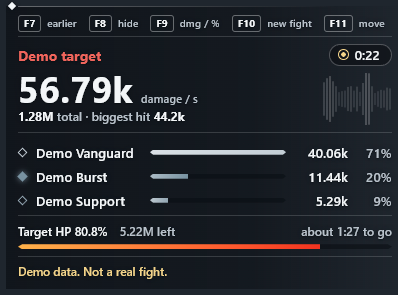
#> input picture docs/images/overlay.png, 398 x 295 px
$ python -i screenshots.py   (imports and definitions only)
#> lines starting #> are read from the running program, lines starting #| are printed output that depends on the picture
"""Take the README's pictures from the demo meter.

    .venv\\Scripts\\python tools\\screenshots.py

Starts the demo meter (made-up fights, no game needed) on a spare port, with its settings in a
temp folder so no real fight, session, path or name of yours can appear, renders the overlay and
the dashboard's pages with ``render_page.py``, and writes them to ``docs\\images\\``. Run it again
whenever the look changes.
"""

from __future__ import annotations

import json
import os
import shutil
import subprocess
import sys
import tempfile
import time
import urllib.request

ROOT = os.path.dirname(os.path.dirname(os.path.abspath(__file__)))
OUT = os.path.join(ROOT, "docs", "images")
RENDER = os.path.join(ROOT, "tools", "render_page.py")
PORT = 5057  # not 5060 or 5061: browsers refuse those (SIP)

# (file, page, width, height)
SHOTS = [
    ("overlay.png", "?view=overlay", 440, 400),
    ("dashboard-fights.png", "?view=full#fights", 1400, 860),
]
# The themes shown together in one picture: WuWa and the six element themes, in the game's order.
THEMES = ("wuwa", "glacio", "fusion", "electro", "aero", "spectro", "havoc")


# [9 lines left out: function _wait_for, not called in this run]


def _trim(path: str, margin: int = 6) -> None:
    """Cut the empty page around the meter: everything the colour of the bottom-right corner."""
#> called with path = '../docs/images/overlay.png', margin = 6
    from PIL import Image, ImageChops

    image = Image.open(path).convert("RGB")
#> image is the input picture: PIL image 398x295 RGB; mean R, G, B 38.1, 41, 46.2
    ground = Image.new("RGB", image.size, image.getpixel((image.width - 1, image.height - 1)))
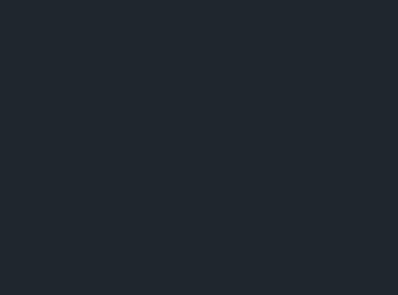
#> ground: PIL image 398x295 RGB; mean R, G, B 31, 38, 46
    box = ImageChops.difference(image, ground).convert("L").point(lambda v: 255 if v > 12 else 0).getbbox()
#> box = (6, 2, 392, 289)
    if box:
        x0, y0, x1, y1 = box
#> x0 = 6; y0 = 2; x1 = 392; y1 = 289
        image.crop((max(0, x0 - margin), max(0, y0 - margin), min(image.width, x1 + margin),
                    min(image.height, y1 + margin))).save(path)


# [64 lines left out: functions _session, _themes_picture, main, not called in this run]


# [2 lines not run here, left out]

>>> result = _trim('../docs/images/overlay.png')

$ run again, on docs/images/dashboard-settings.png
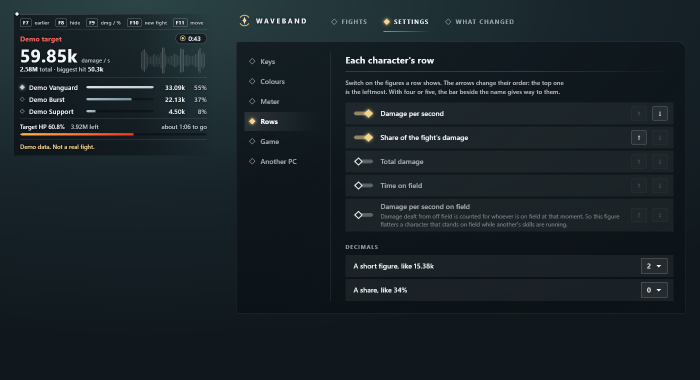
#> input picture docs/images/dashboard-settings.png, 1400 x 760 px (shown at 1/2 size)
#> in _trim, image is the input picture: PIL image 1400x760 RGB; mean R, G, B 25.5, 35, 39.7
#> box = (0, 0, 1372, 627)
#> x0 = 0; x1 = 1372; y1 = 627
#> in _trim, `image.crop((max(0, x0 - margin), max(0, y0 - margin), min(image.width,..`:
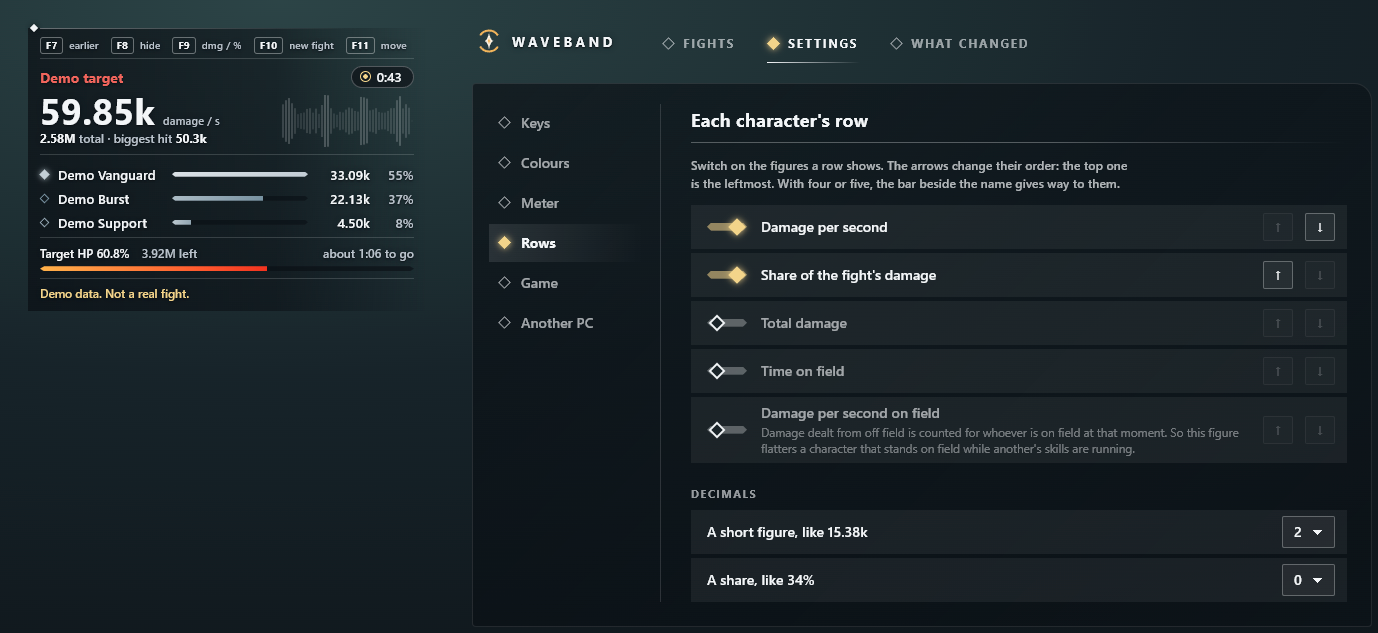
#> saved as dashboard-settings.png: PIL image 1378x633 RGB; mean R, G, B 27.5, 37.3, 42
